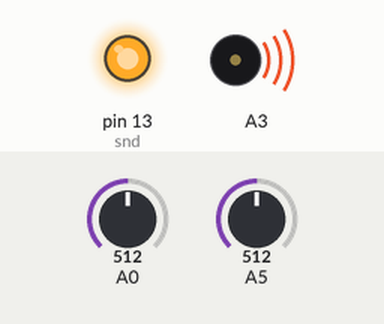
Recording of a sketch running on a simulated Arduino Uno, built with avr-gcc and run on an emulated ATmega328P. Parts: output pins drawn as LEDs (lit = HIGH), buzzer (waves = sounding). Inputs (shaded band) come from the test bench; at power-on: A0 = 512, A5 = 512. Pins used as bus, display or sensor lines are not drawn; what the sketch prints to the serial monitor is not drawn.

Above: at 1.3 s.
1.4 s: A0 set to 1002
At 2.1 s:
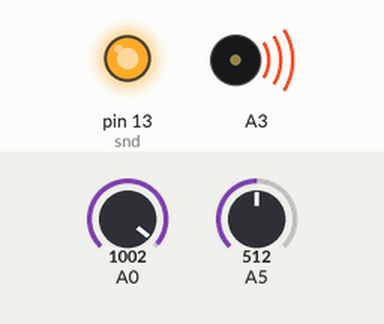
2.9 s: A0 set to 1011
At 4.2 s:
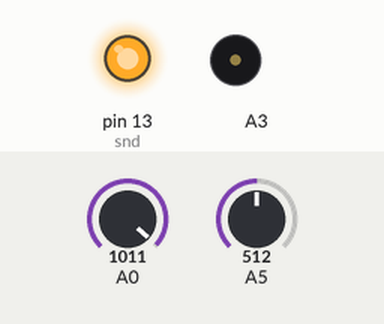
4.5 s: A0 set to 900
At 5.2 s:
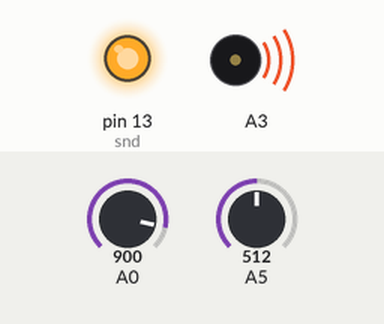
6.0 s: A0 set to 1021
At 6.5 s:
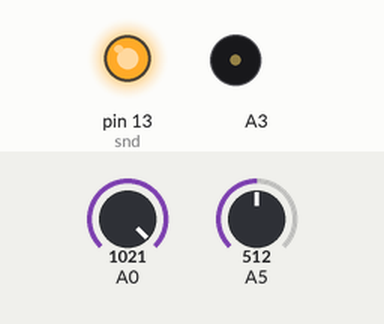
Timing chart, 0 to 8.5 s (numbered marks = the images above; inputs shaded):
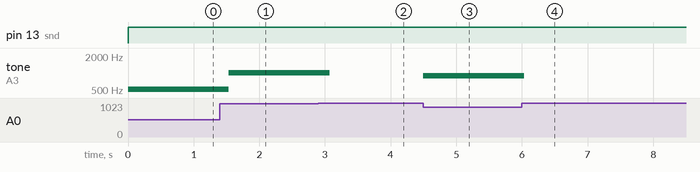

The sketch:

IRMotionSound.ino
```cpp
//Pins
int snd=13;
//int rtn=A0;
int sensor, soundVal;

//Constants
int t, d; //Travel time of wave in microseconds. Distance traveled.
int thresh=1011; //Distance threshold value value before playing sound
int dly;

void setup() {
  Serial.begin(9600);
  pinMode(snd,OUTPUT);
  pinMode(A0,INPUT);
  pinMode(A5,INPUT);
  pinMode(0,OUTPUT);
  Serial.println("Device On.\n");
}

void loop() {
  digitalWrite(0,HIGH);
  dly=analogRead(A5);
//  Serial.println(dly);
  digitalWrite(snd,HIGH);
  delayMicroseconds(2);
  sensor=analogRead(A0);
  soundVal=sensor*8;
//  Serial.println(sensor);
  if (sensor<thresh && sensor>0) {
    tone(A3,sensor);
    delay(dly);
  }
  else {
    noTone(A3);
  }
}
```

Measured:
- the behaviour switches between 1010 and 1011 on A0 (found by bisection; images 1 and 2)
- after the input at 1.4 s, tone on A3: 512 Hz → 1002 Hz after 0.14 s
- after the input at 2.9 s, tone on A3: 1002 Hz → silent after 0.17 s
- after the input at 4.5 s, tone on A3: silent → 900 Hz at once
- after the input at 6.0 s, tone on A3: 900 Hz → silent at once
